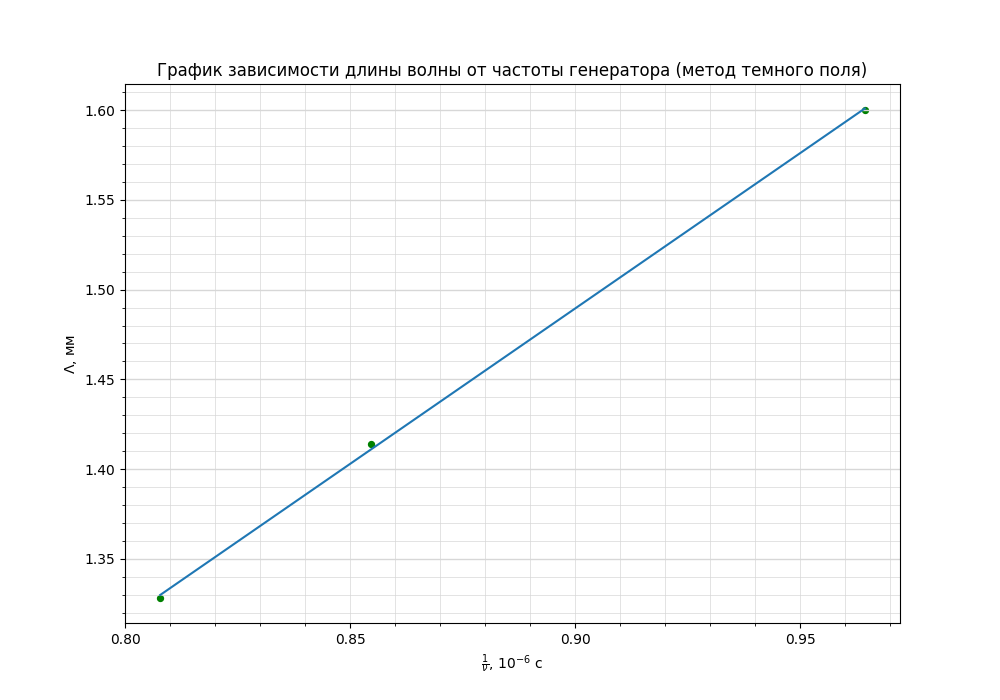

Python code for this plot:
import numpy as np
import matplotlib.pyplot as plt
from matplotlib.ticker import MultipleLocator

plt.figure(figsize=(10,7))  #Размер изображения
plt.title('График зависимости длины волны от частоты генератора (метод темного поля)') # Заголовок

x = [1.037, 1.170, 1.238] # Координата x
x = [1/_x for _x in x]
y = [1.60, 1.414, 1.328] # Координата y

plt.scatter(x, y, s=18, c='green')  # Экспериментальные точки на графике

plt.xlabel(r'$\frac{1}{\nu}$, $10^{-6}$ с') # Подпись абсцисс
plt.ylabel('$\Lambda$, мм') # Подпись ординат

#yerr = [0.018*_y for _y in y]  # Погрешность по y
#xerr = [0.05 for _x in x] # Погрешность по x
#plt.errorbar(x, y, xerr=xerr, yerr=yerr, fmt=" ", color='k')

p = np.polyfit(x, y, deg=1) # Построение кривой по мнк
p_f = np.poly1d(p)
plt.plot(x, p_f(x))
print(p_f)


DP = 2
ax = plt.gca()

## Характеристики сетки

ax.yaxis.set_minor_locator(MultipleLocator(0.01))
ax.yaxis.set_major_locator(MultipleLocator(0.05))
ax.xaxis.set_minor_locator(MultipleLocator(0.01))
ax.xaxis.set_major_locator(MultipleLocator(0.05))
ax.yaxis.grid(True,'major',linewidth=2/DP,linestyle='-',color='#d7d7d7')
ax.xaxis.grid(True,'minor',linewidth=1/DP,linestyle='-',color='#d7d7d7')
ax.yaxis.grid(True,'minor',linewidth=1/DP,linestyle='-',color='#d7d7d7')
ax.xaxis.grid(True,'major',linewidth=1/DP,linestyle='-',color='#d7d7d7',zorder=0)

plt.savefig('v_2')